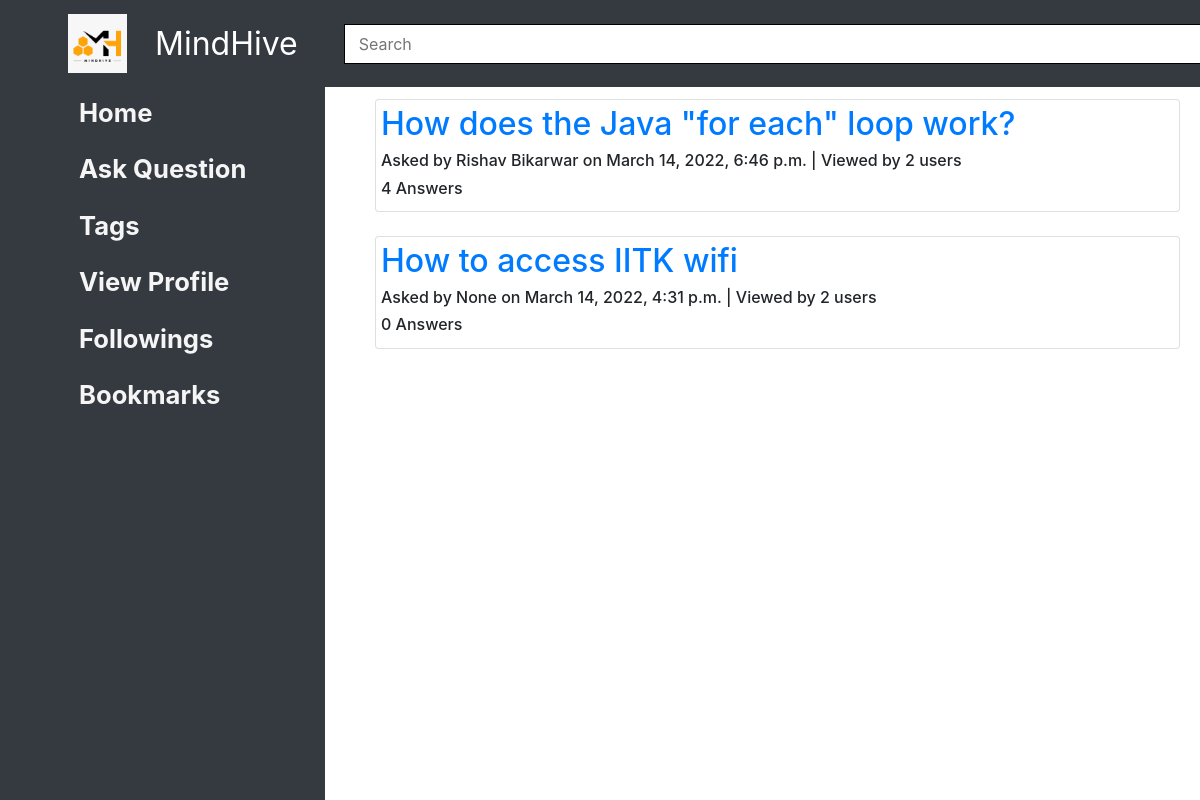
The page /home/bookmarks/ (signed in) on the database as committed earlier.
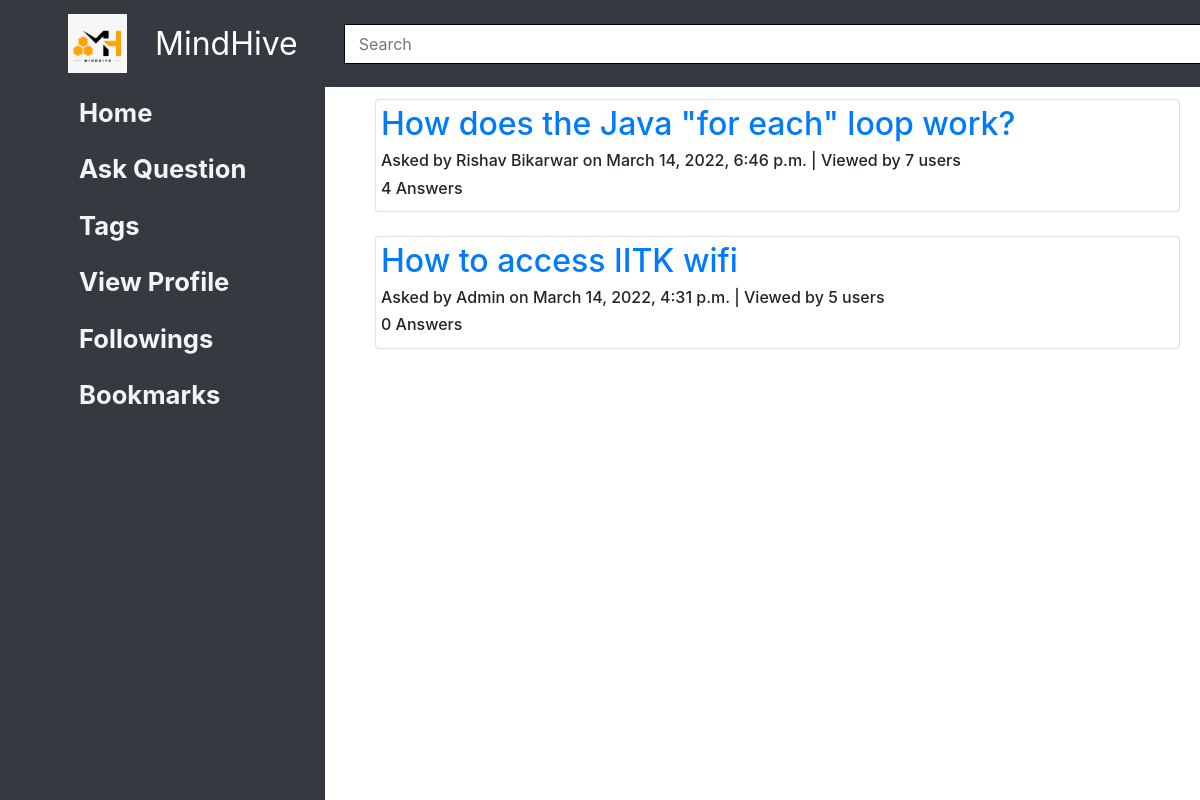
The same page on the database as committed later.
### questions/models.py (models this page shows, shortened)
class Question(Content):
    title = models.CharField(max_length=200)
    tags = models.ManyToManyField(to='tags.Tag', blank=True)
    viewedBy = models.ManyToManyField(to='users.User', related_name='viewedBy', blank=True)
    class Meta:
        ordering = ['-pub_date']

### home/models.py (models this page shows, shortened)
class Content(models.Model):
    text = RichTextField()
    author = models.ForeignKey(to='users.User', on_delete=models.SET_NULL, related_name='author', null=True)
    anonymous = models.BooleanField(default=False)
    pub_date = models.DateTimeField('date published', default=datetime.now())
    likedBy = models.ManyToManyField(to='users.User', related_name='likedBy', blank=True)
    dislikedBy = models.ManyToManyField(to='users.User', related_name='dislikedBy', blank=True)
    def get_author_name(self):
        if self.anonymous:
            return 'Anonymous User'
        else:
            return self.author.name

### users/models.py (models this page shows, shortened)
class User(AbstractUser):
    username = models.CharField(max_length=20,blank=False)
    email = models.EmailField(
        verbose_name='email address',
        max_length=255,
        unique=True,
        blank=False,
    )
    name = models.CharField(max_length=20, blank=True, null=True)
    roll_no=models.CharField(max_length=8, blank=True, null=True)
    profile_image = models.ImageField(upload_to='profile_image', default='default.jpg')
    blocked = models.BooleanField(default=False)
    followingQuestions = models.ManyToManyField(to='questions.Question', related_name='users_following', blank=True)
    bookmarkQuestions = models.ManyToManyField(to='questions.Question', related_name='users_bookmarked', blank=True)
    favouriteTags = models.ManyToManyField(to='tags.Tag', blank=True)
    notifications = models.ManyToManyField(to='notifications.Notification', blank=True)
    objects = UserInfoManager()
    USERNAME_FIELD = 'email'
    REQUIRED_FIELDS = ['username' ]

### home/views.py (the view)
# urls.py: path('bookmarks/', views.bookView, name='bookmarks'),
def bookView(request):
    user = User.objects.filter(id = request.user.id).values_list('bookmarkQuestions')
    bookQuestions = Question.objects.filter(id__in = user).distinct()
    return render(request, 'home/bookmark_questions.html', {'questions':bookQuestions})

### home/templates/home/bookmark_questions.html
{% extends 'base.html' %}
{%block insert_content%}
<section>
  <div class="container">
    {% if questions %}
    {%for ques in questions%}
    <div class="card" style="padding:5px">
      <a href="{% url 'questions:view_question' question_id=ques.id %}">
        <h2>{{ques.title}}</h2>
      </a>
      <h6>Asked by {{ques.get_author_name}} on {{ques.pub_date}}
        | Viewed by {{ques.viewedBy.all.count}} users
      </h6>
      <h6>{{ques.answer_set.all.count}} Answers</h6>
    </div>
    <br />
    {%endfor%}
    {% else %}
    <h2>You haven't bookmarked any question.</h2>
    {% endif %}
  </div>
</section>
{%endblock%}

Rows that differ between the two databases and show on the page:
computed for Question "How does the Java \"for each\" loop work?": viewedBy.all.count "2" → "7"
changed through a linked row, Question "How to access IITK wifi": get_author_name "None" → "Admin"; viewedBy.all.count "2" → "5"
